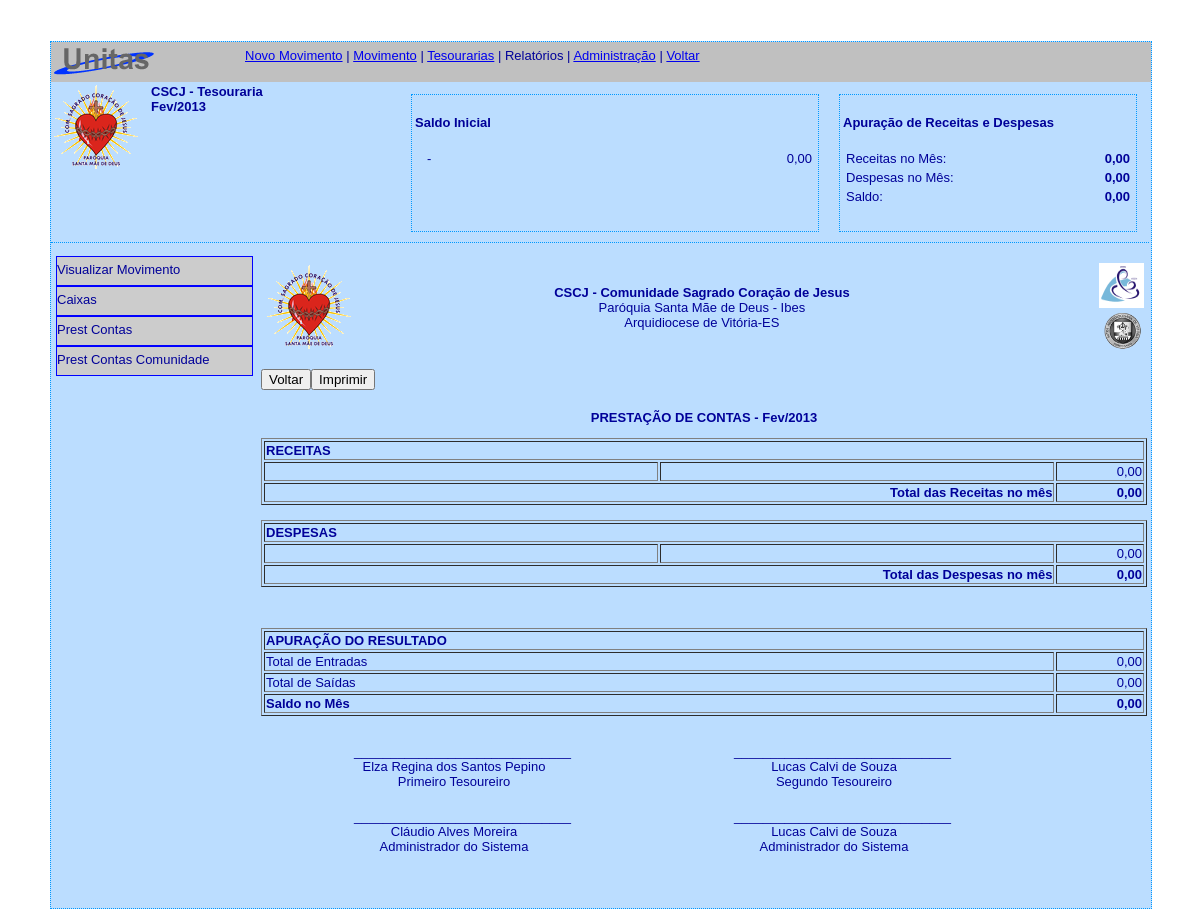
Page /administracao/plus/tesouraria/frm_tesouraria.php?area=pres_contas_simplificada&tesouraria=1&movimento=71 on the committed database.
### tables this page shows
CREATE TABLE IF NOT EXISTS `unts_movimento` (
  `movim_id` smallint(6) NOT NULL AUTO_INCREMENT,
  `tesra_id` smallint(6) NOT NULL,
  `perio_id` smallint(6) NOT NULL,
  `movim_data_ini` date NOT NULL,
  `movim_data_fim` date NOT NULL,
  `movim_ativo` char(1) NOT NULL,
  PRIMARY KEY (`movim_id`),
  UNIQUE KEY `unique_tesra_periodo` (`tesra_id`,`perio_id`),
  KEY `tesra_id` (`tesra_id`),
  KEY `perio_id` (`perio_id`)
);

CREATE TABLE IF NOT EXISTS `unts_tesouraria` (
  `tesra_id` smallint(6) NOT NULL AUTO_INCREMENT,
  `tesra_descricao` varchar(255) NOT NULL,
  `comun_id` smallint(6) NOT NULL,
  `tesra_ativo` char(1) NOT NULL DEFAULT 'S',
  PRIMARY KEY (`tesra_id`),
  KEY `comun_id` (`comun_id`)
);

CREATE TABLE IF NOT EXISTS `unts_comunidade` (
  `comun_id` smallint(6) NOT NULL AUTO_INCREMENT,
  `comun_sigla` varchar(10) DEFAULT NULL,
  `comun_razao_social` varchar(255) NOT NULL,
  `comun_icone` blob,
  `comun_logradouro` varchar(255) NOT NULL,
  `comun_numero` varchar(10) NOT NULL,
  `comun_complemento` varchar(30) NOT NULL DEFAULT 'sem complemento',
  `comun_bairro` varchar(120) NOT NULL,
  `comun_municipio` varchar(120) NOT NULL DEFAULT 'ES',
  `comun_estado` char(2) NOT NULL,
  `comun_cep` varchar(10) DEFAULT NULL,
  `comun_telefone` varchar(13) DEFAULT NULL,
  `comun_fax` varchar(13) DEFAULT NULL,
  `comun_email` varchar(255) DEFAULT NULL,
  `comun_site` varchar(255) DEFAULT NULL,
  `comun_ativo` char(1) NOT NULL DEFAULT 'S',
  PRIMARY KEY (`comun_id`)
);

CREATE TABLE IF NOT EXISTS `unts_periodo` (
  `perio_id` smallint(6) NOT NULL AUTO_INCREMENT,
  `perio_mes` char(3) NOT NULL,
  `perio_ano` smallint(4) NOT NULL,
  `perio_ativo` char(1) NOT NULL,
  PRIMARY KEY (`perio_id`),
  UNIQUE KEY `unique_mes_ano` (`perio_mes`,`perio_ano`),
  KEY `perio_mes` (`perio_mes`),
  KEY `perio_ano` (`perio_ano`)
);

CREATE TABLE IF NOT EXISTS `unts_permissao` (
  `permi_id` smallint(6) NOT NULL AUTO_INCREMENT,
  `tesra_id` smallint(6) NOT NULL,
  `user_id` smallint(6) NOT NULL,
  `permi_data_ini` date DEFAULT NULL,
  `permi_data_fim` date DEFAULT NULL,
  `permi_ativa` char(1) NOT NULL DEFAULT 'S',
  PRIMARY KEY (`permi_id`),
  UNIQUE KEY `unique_tesra_user` (`tesra_id`,`user_id`),
  KEY `tesra_id` (`tesra_id`),
  KEY `user_id` (`user_id`)
);

CREATE TABLE IF NOT EXISTS `unts_usuario` (
  `user_id` smallint(6) NOT NULL AUTO_INCREMENT,
  `user_login` varchar(30) NOT NULL,
  `user_senha` varchar(8) NOT NULL,
  `user_nome` varchar(255) NOT NULL,
  `user_telefone` varchar(13) NOT NULL,
  `user_email` varchar(255) NOT NULL,
  `user_nivel` char(1) NOT NULL,
  `user_ativo` char(1) NOT NULL DEFAULT 'S',
  PRIMARY KEY (`user_id`),
  UNIQUE KEY `user_login` (`user_login`)
);

CREATE TABLE IF NOT EXISTS `unts_funcao` (
  `func_id` smallint(6) NOT NULL AUTO_INCREMENT,
  `func_descricao` varchar(255) NOT NULL,
  `func_ativa` char(1) NOT NULL,
  PRIMARY KEY (`func_id`)
);

### administracao/plus/tesouraria/frm_tesouraria.php (the view, shortened to what the rows shown need)
<?php require_once('../../../Connections/unitas.php'); ?>
<?php
if (!function_exists("GetSQLValueString")) {
function GetSQLValueString($theValue, $theType, $theDefinedValue = "", $theNotDefinedValue = "")
{
  $theValue = function_exists("mysql_real_escape_string") ? mysql_real_escape_string($theValue) : mysql_escape_string($theValue);
  switch ($theType) {
    case "long":
    case "int":
      $theValue = ($theValue != "") ? intval($theValue) : "NULL";
      break;
  }
  return $theValue;
}
}
$mov_rs_movimento = "-1";
if (isset($_GET['movimento'])) {
  $mov_rs_movimento = $_GET['movimento'];
}
$query_rs_movimento = sprintf("SELECT CONCAT(unts_periodo.perio_mes,'/',unts_periodo.perio_ano) AS mov_perio,    unts_movimento.*,    unts_tesouraria.* FROM unts_movimento INNER JOIN unts_tesouraria ON unts_tesouraria.tesra_id = unts_movimento.tesra_id INNER JOIN unts_periodo ON unts_periodo.perio_id = unts_movimento.perio_id WHERE unts_movimento.movim_ativo = 'S' AND    unts_movimento.movim_id = %s", GetSQLValueString($mov_rs_movimento, "int"));
$rs_movimento = mysql_query($query_rs_movimento, $unitas) or die(mysql_error());
$row_rs_movimento = mysql_fetch_assoc($rs_movimento);
?>
<!DOCTYPE html PUBLIC "-//W3C//DTD XHTML 1.0 Transitional//EN" "http://www.w3.org/TR/xhtml1/DTD/xhtml1-transitional.dtd">
<html xmlns="http://www.w3.org/1999/xhtml">
<head>
<link rel="stylesheet" href="/unitas/css/unitas.css" type="text/css" />
</head>
<body>
<div id="geral">
    <div id="tesouraria">
        <div id="dados_comunidade">
            <strong>
                <?php echo $row_rs_movimento['tesra_descricao']; ?><br />
                <?php echo $row_rs_movimento['mov_perio']; ?>
            </strong>
        </div>
	</div>
    <div id="conteudo">
                <?php
                    $area = @$_GET["area"];
                    switch ($area)
                    {
                        case "pres_contas_simplificada":
                            include "frm_prest_contas_simplificada.php";
                            break;
                    }
                ?>
    </div>
</div>
</body>
</html>

### administracao/plus/tesouraria/frm_prest_contas_simplificada.php (shortened to what the rows shown need)
<?php require_once('../../../Connections/unitas.php'); ?>
<?php
$tesour_rs_com_tesouraria = "-1";
if (isset($_GET['tesouraria'])) {
  $tesour_rs_com_tesouraria = $_GET['tesouraria'];
}
$query_rs_com_tesouraria = sprintf("SELECT unts_tesouraria . * , unts_comunidade . * FROM unts_tesouraria INNER JOIN unts_comunidade ON unts_comunidade.comun_id = unts_tesouraria.comun_id WHERE tesra_id = %s", GetSQLValueString($tesour_rs_com_tesouraria, "int"));
$rs_com_tesouraria = mysql_query($query_rs_com_tesouraria, $unitas) or die(mysql_error());
$row_rs_com_tesouraria = mysql_fetch_assoc($rs_com_tesouraria);
$mov_rs_receitas = "-1";
if (isset($_GET['movimento'])) {
  $mov_rs_receitas = $_GET['movimento'];
}
$query_rs_receitas = sprintf("SELECT unts_contas . * , SUM( item_valor ) AS tot_receita FROM unts_item_mov INNER JOIN unts_contas ON unts_contas.conta_id = unts_item_mov.conta_id_e WHERE movim_id = %s AND conta_tipo <> 'M' GROUP BY conta_id_e", GetSQLValueString($mov_rs_receitas, "int"));
$rs_receitas = mysql_query($query_rs_receitas, $unitas) or die(mysql_error());
$row_rs_receitas = mysql_fetch_assoc($rs_receitas);
$movim_rs_despesas = "-1";
if (isset($_GET['movimento'])) {
  $movim_rs_despesas = $_GET['movimento'];
}
$query_rs_despesas = sprintf("SELECT unts_contas. * , SUM( item_valor ) AS tot_despesas FROM unts_item_mov INNER JOIN unts_contas ON unts_contas.conta_id = unts_item_mov.conta_id_s WHERE movim_id = %s AND conta_tipo <> 'M' GROUP BY conta_id_s", GetSQLValueString($movim_rs_despesas, "int"));
$rs_despesas = mysql_query($query_rs_despesas, $unitas) or die(mysql_error());
$row_rs_despesas = mysql_fetch_assoc($rs_despesas);
$movim_rs_movimento = "-1";
if (isset($_GET['movimento'])) {
  $movim_rs_movimento = $_GET['movimento'];
}
$query_rs_movimento = sprintf("SELECT unts_movimento.*,    unts_periodo.* FROM unts_movimento INNER JOIN unts_periodo ON unts_periodo.perio_id = unts_movimento.perio_id WHERE movim_id = %s", GetSQLValueString($movim_rs_movimento, "int"));
$rs_movimento = mysql_query($query_rs_movimento, $unitas) or die(mysql_error());
$row_rs_movimento = mysql_fetch_assoc($rs_movimento);
$tsraria_rs_funcoes = "-1";
if (isset($_GET['tesouraria'])) {
  $tsraria_rs_funcoes = $_GET['tesouraria'];
}
$query_rs_funcoes = sprintf("SELECT unts_usuario.*,    unts_permissao.*,    unts_funcao.* FROM unts_permissao INNER JOIN unts_usuario ON unts_usuario.user_id = unts_permissao.user_id INNER JOIN unts_funcao_usuario ON unts_funcao_usuario.user_id = unts_permissao.user_id INNER JOIN unts_funcao ON unts_funcao.func_id = unts_funcao_usuario.func_id WHERE tesra_id = %s", GetSQLValueString($tsraria_rs_funcoes, "int"));
$rs_funcoes = mysql_query($query_rs_funcoes, $unitas) or die(mysql_error());
$row_rs_funcoes = mysql_fetch_assoc($rs_funcoes);
?>
<!DOCTYPE html PUBLIC "-//W3C//DTD XHTML 1.0 Transitional//EN" "http://www.w3.org/TR/xhtml1/DTD/xhtml1-transitional.dtd">
<html xmlns="http://www.w3.org/1999/xhtml">
<head>
</head>
<body>
<table width="100%">
  <tr>
    <td width="10%" height="93" align="left" valign="middle"><p><img src="/unitas/images/scj_logo.png" width="90" height="91" alt="Logomarca Sagrado Cora&ccedil;&atilde;o de Jesus" /></p></td>
    <td width="79%" align="center"><strong><?php echo $row_rs_com_tesouraria['comun_sigla']; ?> - <?php echo $row_rs_com_tesouraria['comun_razao_social']; ?></strong><br />
      Par&oacute;quia Santa M&atilde;e de Deus - Ibes<br />
    Arquidiocese de Vit&oacute;ria-ES</td>
    <td width="11%" align="right"><img src="/unitas/images/psmd_logo.png" width="45" height="45" alt="Logomarca Par&oacute;quia santa M&atilde;e de Deus" /><br /><img src="/unitas/images/aves_logo.png" width="45" height="45" alt="Logomarca da Arquidiocese de Vit&oacute;ria-ES" /></td>
  </tr>
</table>
<div id="botoes">
    <div id="btn_voltar" style="float:left">
    <form id="form1" name="form1" method="post" action="/unitas/administracao/plus/tesouraria/frm_tesouraria.php?movimento=<?php echo $_GET['movimento']; ?>">
      <label>
        <input type="submit" name="voltar" id="voltar" value="Voltar" />
      </label>
    </form>
    </div>
        <div id="btn_imprimir" style="float:left">
    <form action="/unitas/administracao/plus/tesouraria/frm_prest_contas_simplificada_imprimir.php?movimento=<?php echo $_GET['movimento'];?>&amp;tesouraria=<?php echo $_GET['tesouraria']; ?>" method="post" name="form1" target="_blank" id="form1">
      <label>
        <input type="submit" name="imprimir" id="imprimir" value="Imprimir" />
      </label>
    </form>
  </div>
</div>
<p>&nbsp;</p>
<p align="center"><strong>PRESTA&Ccedil;&Atilde;O DE CONTAS - <?php echo $row_rs_movimento['perio_mes']; ?>/<?php echo $row_rs_movimento['perio_ano']; ?></strong></p>
<table width="100%" border="1">
  <tr>
    <td colspan="3"><strong>RECEITAS</strong></td>
  </tr>
  <?php do { ?>
    <tr>
      <td><?php echo $row_rs_receitas['conta_id']; ?></td>
      <td><?php echo $row_rs_receitas['conta_descricao']; ?></td>
      <td width="10%" align="right"><?php echo number_format($row_rs_receitas['tot_receita'],2,",","."); ?></td>
    </tr>
    <?php $tot_receitas = $tot_receitas + $row_rs_receitas['tot_receita'];?>
    <?php } while ($row_rs_receitas = mysql_fetch_assoc($rs_receitas)); ?>
<tr>
    <td colspan="2" align="right"><strong>Total das Receitas no m&ecirc;s</strong></td>
    <td width="10%" align="right"><strong><?php echo number_format($tot_receitas,2,",",".");?></strong></td>
  </tr>
</table>
<br />
<table width="100%" border="1">
  <tr>
    <td colspan="3"><strong>DESPESAS</strong></td>
  </tr>
  <?php do { ?>
    <tr>
      <td><?php echo $row_rs_despesas['conta_id']; ?></td>
      <td><?php echo $row_rs_despesas['conta_descricao']; ?></td>
      <td width="10%" align="right"><?php echo number_format($row_rs_despesas['tot_despesas'],2,",","."); ?></td>
    </tr>
    <?php $tot_despesas = $tot_despesas + $row_rs_despesas['tot_despesas'];?>
    <?php } while ($row_rs_despesas = mysql_fetch_assoc($rs_despesas)); ?>
<tr>
    <td colspan="2" align="right"><strong>Total das Despesas no m&ecirc;s</strong></td>
    <td width="10%" align="right"><strong><?php echo number_format($tot_despesas,2,",",".");?></strong></td>
  </tr>
</table>
<p>&nbsp;</p>
<table width="100%" border="1">
  <tr>
    <td colspan="2" align="left"><strong>APURA&Ccedil;&Atilde;O DO RESULTADO</strong></td>
  </tr>
  <tr>
    <td>Total de Entradas</td>
    <td width="10%" align="right"><?php echo number_format($tot_receitas,2,",",".");?></td>
  </tr>
  <tr>
    <td>Total de Sa&iacute;das</td>
    <td width="10%" align="right"><?php echo number_format($tot_despesas,2,",",".");?></td>
  </tr>
  <tr>
    <td><strong>Saldo no M&ecirc;s</strong></td>
    <td width="10%" align="right"><strong><?php echo number_format(($tot_receitas - $tot_despesas),2,",",".");?></strong></td>
  </tr>
</table>
<br />
<table width="100%">
  <tr>
    <td align="center">
    <?php do { ?>
        <div id="assinatura" style="float: left; width: 200px; margin: 10px; padding: 0 80px 0 80px;" align="center">
          <?php echo "______________________________"; ?><br />
          <?php echo $row_rs_funcoes['user_nome']; ?><br />
          <?php echo $row_rs_funcoes['func_descricao']; ?>
        </div>
  <?php } while ($row_rs_funcoes = mysql_fetch_assoc($rs_funcoes)); ?>
    </td>
  </tr>
</table>
<p>&nbsp;</p>
</body>
</html>

### rows in the picture
unts_movimento: tesra.tesra_descricao "CSCJ - Tesouraria", perio.perio_mes "Fev", perio.perio_ano "2013"
unts_tesouraria: comun.comun_sigla "CSCJ", comun.comun_razao_social "Comunidade Sagrado Coração de Jesus"
unts_permissao: user.user_nome "Elza Regina dos Santos Pepino", unts_funcao.func_descricao "Primeiro Tesoureiro"
unts_permissao: user.user_nome "Lucas Calvi de Souza", unts_funcao.func_descricao "Segundo Tesoureiro", unts_funcao.func_descricao "Administrador do Sistema"
unts_permissao: user.user_nome "Cláudio Alves Moreira", unts_funcao.func_descricao "Administrador do Sistema"

### other values in the picture
$row_rs_movimento['mov_perio'] "Fev/2013"
$row_rs_tot_receitas['total_receitas'] "0,00"
$row_rs_tot_despesas['total_despesas'] "0,00"
$tot_receitas "0,00"
$tot_despesas "0,00"
$tot_receitas - $tot_despesas "0,00"
